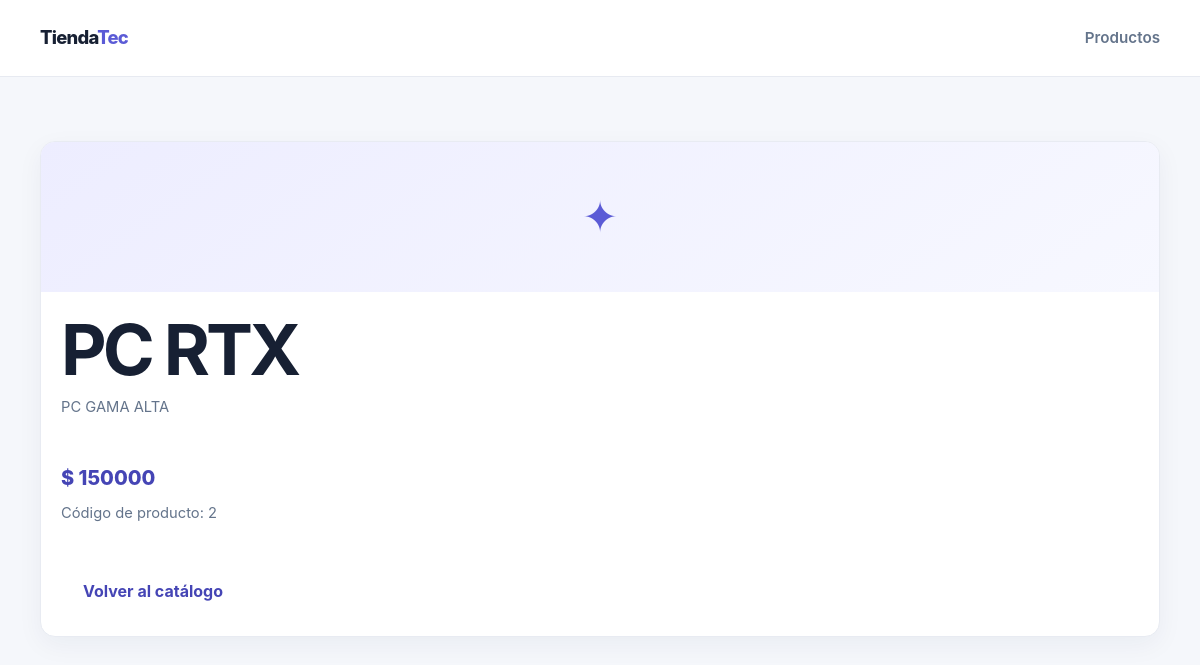
Page /producto/PC RTX/ on the earlier database version.
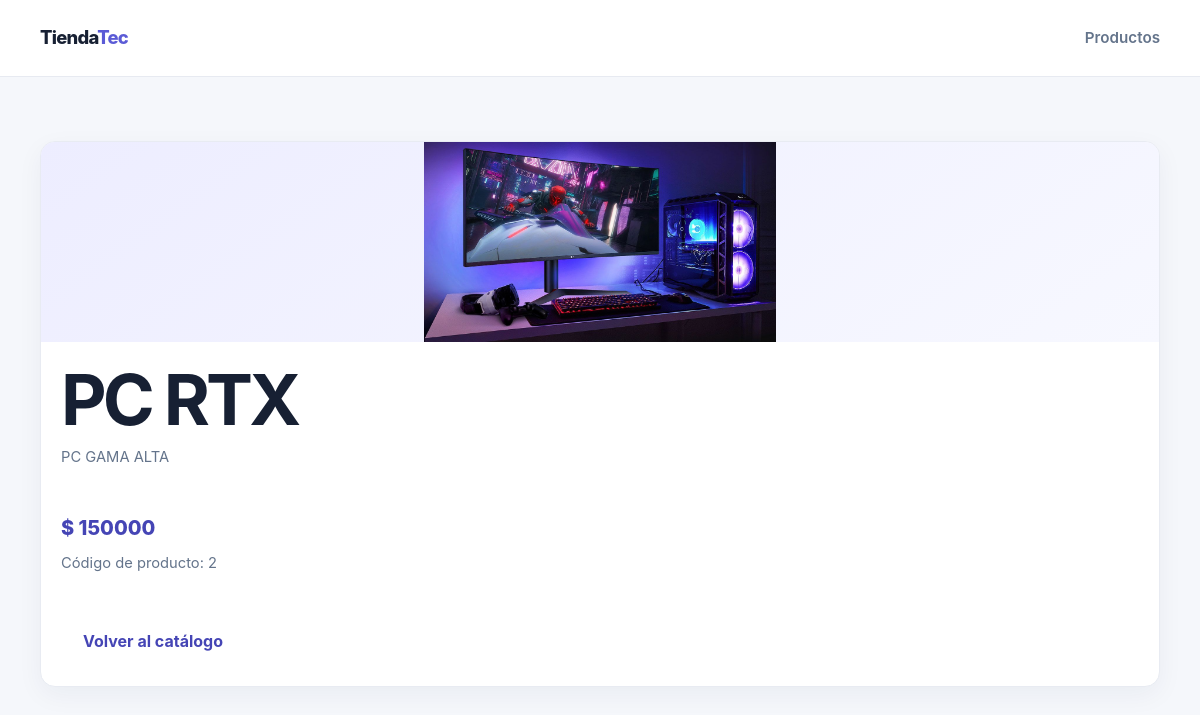
Same page on the later database version.
### catalogo/models.py (models this page shows, shortened)
class Catalogo(models.Model):
    nombre = models.CharField(max_length=100)
    descripcion = models.TextField()
    precio = models.DecimalField(max_digits=10, decimal_places=2)
    fecha_creacion = models.DateTimeField(auto_now_add=True)
    miniatura = models.ImageField(upload_to='productos/', null=True, blank=True)

### catalogo/views.py (the view)
# urls.py: path('producto/<str:producto_nombre>/', views.detalle_producto, name='detalle_producto'),
def detalle_producto(request, producto_nombre):
    try:
        producto = get_object_or_404(
            Catalogo.objects.prefetch_related('categorias'),
            nombre=producto_nombre,
        )
    except Http404:
        return render(request, '404.html', status=404)
    return render(request, 'catalogo/detalle.html', {'producto': producto})

### templates/catalogo/detalle.html (shortened to what this page needs)
{% load static %}
<!DOCTYPE html>
<html lang="es">
<head>
    <link rel="stylesheet" href="{% static 'catalogo/css/inicio.css' %}">
</head>
<body>
    <header class="topbar">
        <nav class="navigation" aria-label="Navegación principal">
            <a class="brand" href="{% url 'inicio' %}">Tienda<span>Tec</span></a>
            <a class="nav-link" href="{% url 'inicio' %}#productos">Productos</a>
        </nav>
    </header>
    <main class="catalog">
        <article class="product-card">
            {% if producto.miniatura %}
                <img class="product-image product-image-detail{% if producto.nombre == 'PC RTX' %} product-image-rtx-detail{% endif %}" src="{{ producto.miniatura.url }}" alt="{{ producto.nombre }}">
            {% else %}
                <div class="product-art" aria-hidden="true">✦</div>
            {% endif %}
            <div class="product-info">
                <h1>{{ producto.nombre }}</h1>
                <p class="description">{{ producto.descripcion }}</p>
                <p class="price">$ {{ producto.precio|floatformat:0 }}</p>
                <p class="description">Código de producto: {{ producto.id }}</p>
                <a class="button" href="{% url 'inicio' %}#productos">Volver al catálogo</a>
            </div>
        </article>
    </main>
</body>
</html>

Differences in the rows shown:
changed Catalogo "PC RTX": miniatura: picture added
